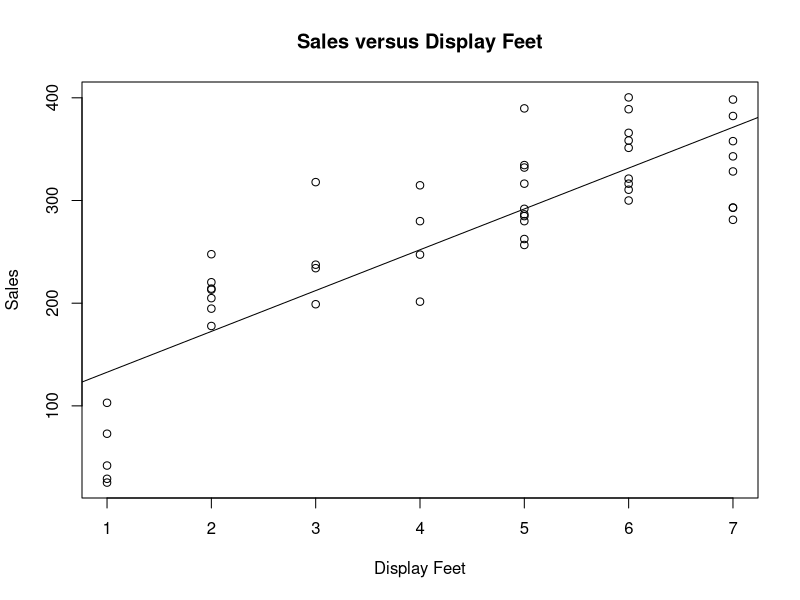
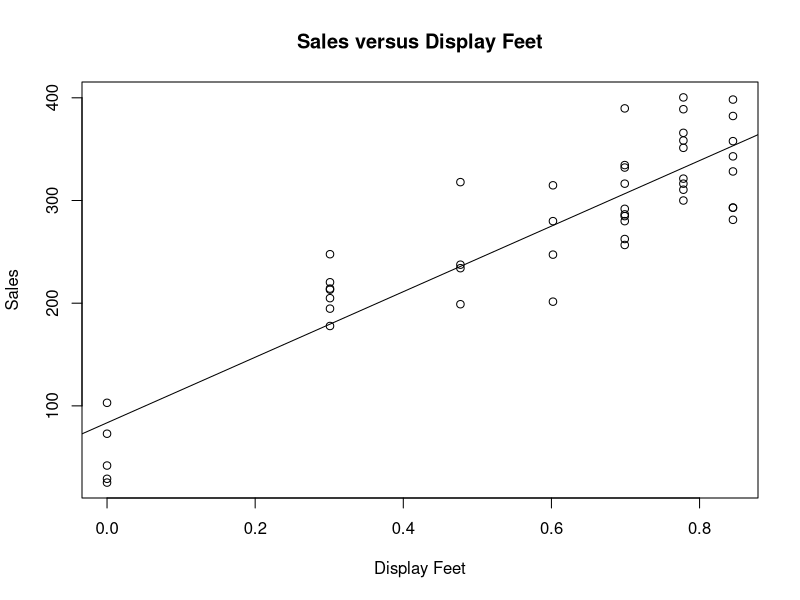
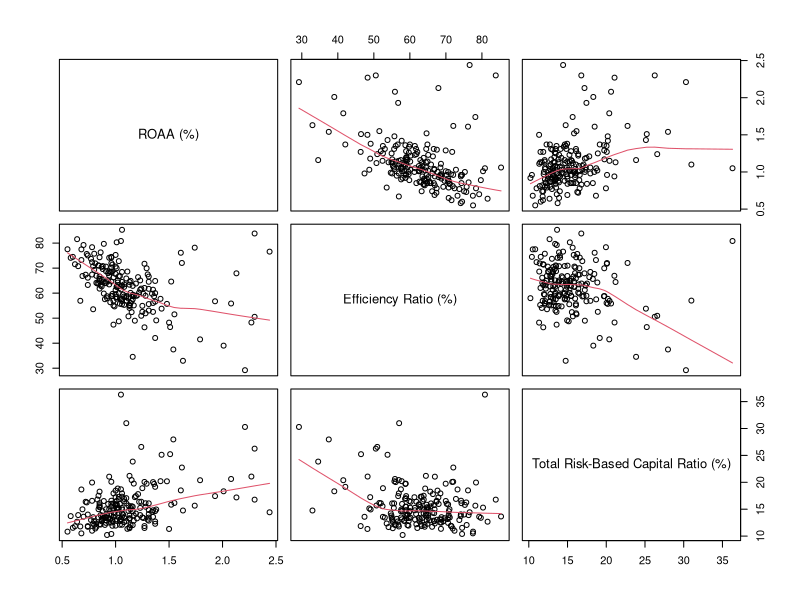

Source code (R) for these figures, in order:
## ---- chunk 1
knitr::opts_chunk$set(echo = TRUE)
library(readr)
## ---- chunk 2
# Read in the data
space <- read_csv("Display Space.csv")

# Draw a scatter plot
plot(space$`Display Feet`, space$Sales, 
     main = "Sales versus Display Feet", 
     xlab = "Display Feet", ylab = "Sales")
abline(lm(space$Sales ~ space$`Display Feet`))

# Check the correlation
cor.test(space$`Display Feet`, space$Sales, 
         alternative = "two.sided", method = "pearson")
## ---- chunk 3
# Linear model
feet <- space$`Display Feet`
sales <- space$Sales
lm.sales_feet <- lm(sales ~ feet)

# ANOVA
anova(lm.sales_feet)
summary(lm.sales_feet)
## ---- chunk 4
# Tukey's builging rule
log_feet <- log10(space$`Display Feet`)

# Draw a scatter plot
plot(log_feet, space$Sales,
     main = "Sales versus Display Feet", 
     xlab = "Display Feet", ylab = "Sales")
abline(lm(space$Sales ~ log_feet))

# Check the correlation
cor.test(log_feet, space$Sales, 
         alternative = "two.sided", method = "pearson")

# Linear model
lm.sales_logfeet <- lm(sales ~ log_feet)

# ANOVA
anova(lm.sales_logfeet)
summary(lm.sales_logfeet)
## ---- chunk 5
# Read in the data
bank <- read_csv("CommunityBanks.csv")

# Draw scatter plots
pairs(bank[3:5], panel = panel.smooth)
cor(bank[3:5])

# Multiple linear regression model
colnames(bank)[3] <- "ROAA"
colnames(bank)[4] <- "Efficiency_Ratio"
colnames(bank)[5] <- "Total_Risk_Based_Capital_Ratio"
bank_model <- lm(ROAA ~ Efficiency_Ratio + Total_Risk_Based_Capital_Ratio, data = bank)
bank_model
## ---- chunk 6
# Global F test
anova(bank_model)
summary(bank_model)
## ---- chunk 7
confint(bank_model, 'Efficiency_Ratio', data = bank)
confint(bank_model, 'Total_Risk_Based_Capital_Ratio', data = bank)
## ---- chunk 8
predict(bank_model, data.frame(Efficiency_Ratio = 60, Total_Risk_Based_Capital_Ratio = 15), interval = "confidence", level = 0.95)
## ---- chunk 9
predict(bank_model, data.frame(Efficiency_Ratio = 60, Total_Risk_Based_Capital_Ratio = 15), interval = "prediction", level = 0.95)
## ---- chunk 10
# Read in the data
med <- read_csv("MedicalCo.csv")

# Save the variables
sales <- med$SALES
x1 <- med$ADV
x2 <- med$BONUS
x3 <- med$MKTSHR
x4 <- med$COMPET

# Build the models
model1 <- lm(sales ~ x1+x2+x3+x4)
anova(model1)
summary(model1)

model2 <- lm(sales ~ x1+x2)
anova(model2)
summary(model2)

anova(model2, model1)

SSE_model2 <- 181176
SSE_model1 <- 175855
partial_r_squared <- (181176-175855)/181176
partial_r_squared
